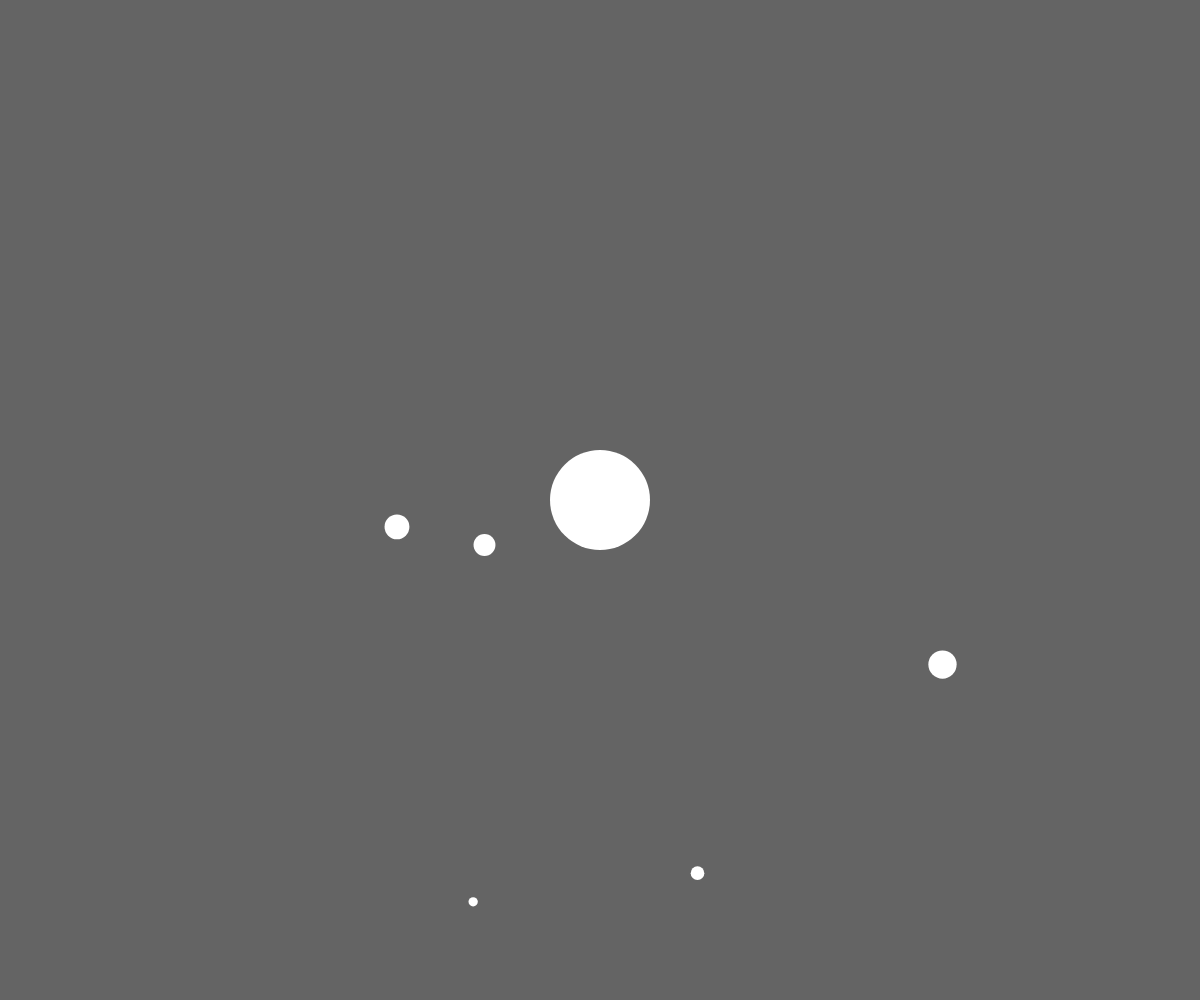
Frame 1 (no input)
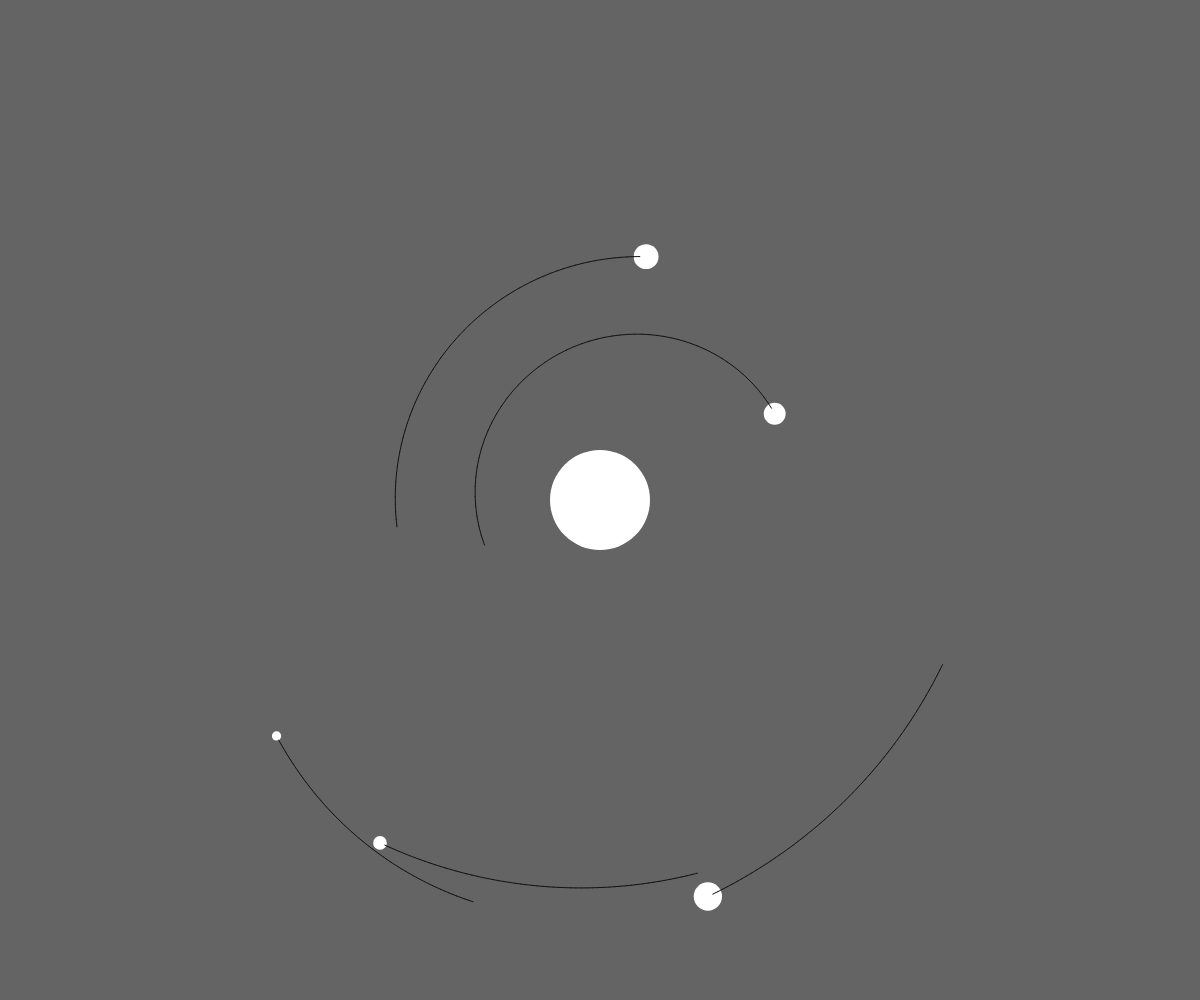
Frame 60 (no input)
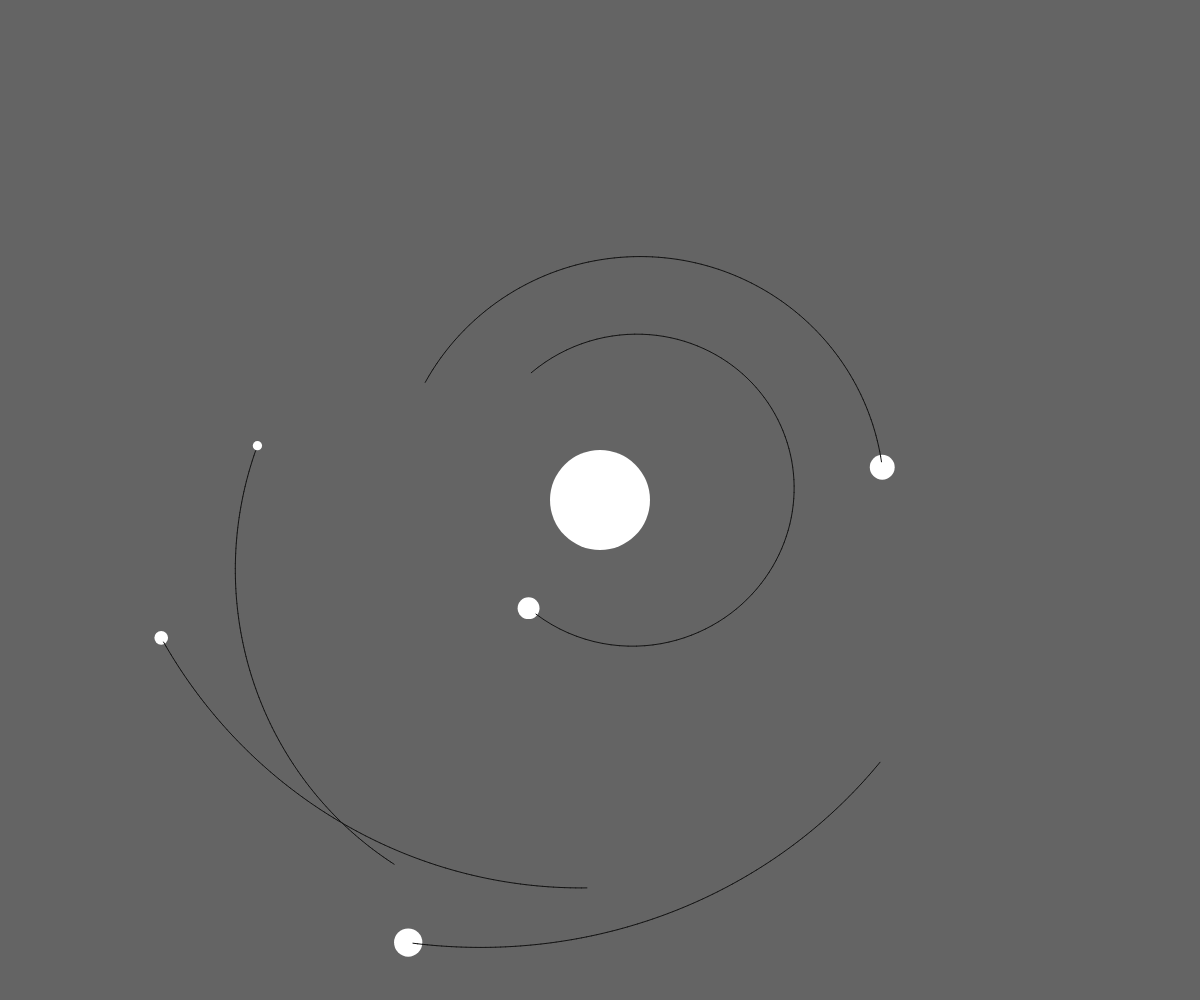
Frame 120 (the mouse pressed at the canvas centre since frame 60)

The p5.js sketch that drew these frames (run headless with seeded random() and noise() and a simulated clock; from frame 60 on, the mouse is pressed at the canvas centre):

// p5.js sketch
// ── sketch.js
let sun;
let planets = [];
let G = 100;
let numPlanets = 5;
let destabilise = 0.2;

function setup() {
  createCanvas(windowWidth, windowHeight);
  sun = new Body(100, createVector(0,0), createVector(0,0));

  for (let i = 0; i < numPlanets; i++) {
    let r = random(sun.r, min(windowWidth/2, windowHeight/2));
    let theta = random(TWO_PI);
    let planetPos = createVector(r*cos(theta), r*sin(theta));

    let planetVel = planetPos.copy();
    planetVel.rotate(HALF_PI);
    planetVel.setMag(sqrt(G * sun.mass/ planetPos.mag()));
    planetVel.mult(random(1 - destabilise, 1 + destabilise));
    planets.push(new Body(random(5, 30), planetPos, planetVel));
  }

  
}

function draw() {
  translate(width/2, height/2);
  background(100);
  for (let i = 0; i < planets.length; i++) {
    sun.attract(planets[i]);
    planets[i].update();
    planets[i].show();
  }

  sun.show();
}

function Body(_mass, _pos, _vel) {
  this.mass = _mass;
  this.pos = _pos;
  this.vel = _vel;
  this.r = this.mass;
  this.path = [];

  this.show = function() {
    noStroke();
    fill(255);
    ellipse(this.pos.x, this.pos.y, this.r)
    stroke(20);
    for (let i = 0; i < this.path.length - 2; i++){
      line(this.path[i].x, this.path[i].y, this.path[i+1].x, this.path[i+1].y)
    }
  }

  this.update = function() {
    this.pos.x += this.vel.x;
    this.pos.y += this.vel.y;
    this.path.push(this.pos.copy());
    if (this.path.length > 100) {
      this.path.splice(0,1);
    }
  }

  this.applyForce = function(f) {
    this.vel.x += f.x / this.mass;
    this.vel.y += f.y / this.mass;
  }

  this.attract = function(child) {
    let r = dist(this.pos.x, this.pos.y, child.pos.x, child.pos.y);
    let f = this.pos.copy().sub(child.pos);
    f.setMag((G * this.mass * child.mass) / (r * r));
    child.applyForce(f);
  }
}
